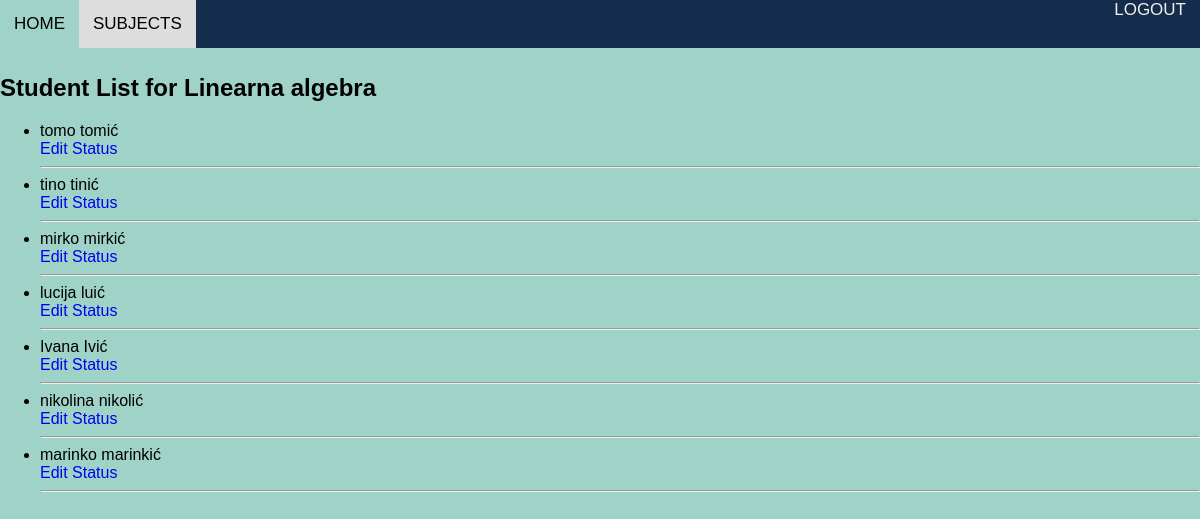
/subject/student_list/1/ (signed in), run on an earlier commit of the app's database.
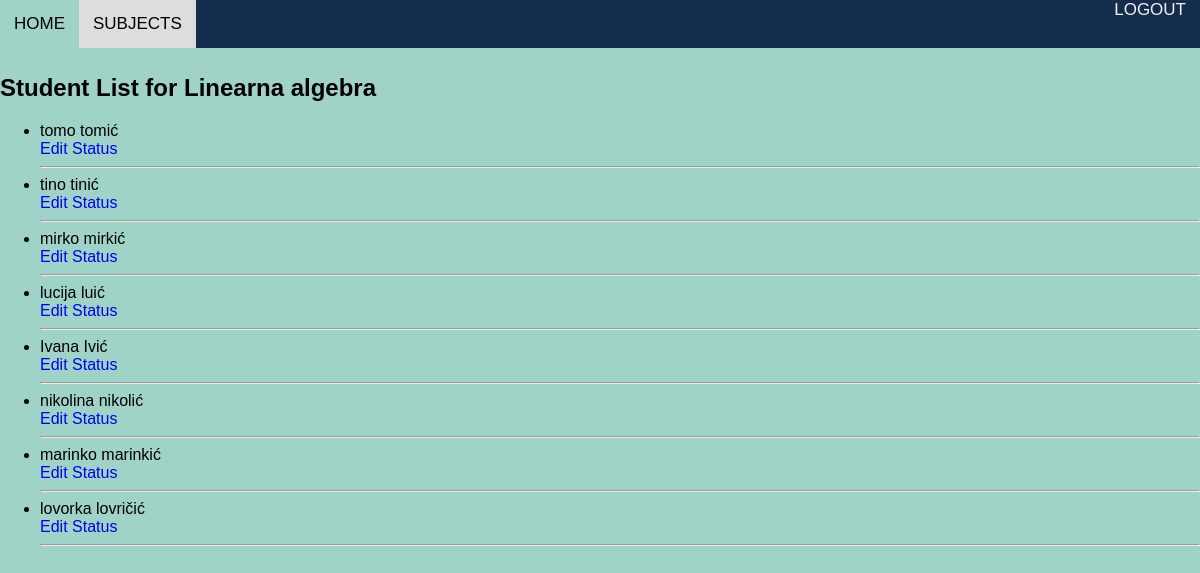
And on a later commit of the database.
### EnrollmentApp/models.py (models this page shows, shortened)
class Korisnici(AbstractUser):
    class RoleChoices(Enum):
        ADMINISTRATOR = 'administrator'
        PROFESOR = 'profesor'
        STUDENT = 'student'
    class StatusChoices(Enum):
        NONE = 'none'
        REDOVAN = 'redovan'
        IZVANREDAN = 'izvanredan'
    role = models.CharField(max_length=20, choices=[(role.value, role.name) for role in RoleChoices])
    status = models.CharField(max_length=20, choices=[(status.value, status.name) for status in StatusChoices])
    user_permissions = models.ManyToManyField(
        Permission,
        verbose_name='user permissions',
        blank=True,
        related_name='korisnici_set'
    )
    groups = models.ManyToManyField(
        'auth.Group',
        verbose_name='groups',
        blank=True,
        related_name='korisnici_set'
    )

### EnrollmentApp/views.py (the view)
# urls.py: path('subject/student_list/<int:subject_id>/', views.subject_student_list, name='subject_student_list'),
@login_required
@user_passes_test(check_professor)
def subject_student_list(request, subject_id):
    subject = get_object_or_404(Predmeti, id=subject_id)
    enrollments = StudentEnrollment.objects.filter(subject=subject)
    students = [enrollment.student for enrollment in enrollments]
    context = {
        'subject': subject,
        'students': students
    }
    return render(request, 'subject_student_list.html', context)

### EnrollmentApp/views.py (called while the page is built)
def check_professor(user):
     return user.role == 'profesor'

### EnrollmentApp/templates/subject_student_list.html (shortened to what this page needs)
{% load static %}
<!DOCTYPE html>
<html>
<head>
    <link rel="stylesheet" type="text/css" href="{% static 'css/style.css' %}">
</head>
<body>
    <nav>
        <div class="nav-left">
            <a href="{% url 'success' %}">HOME</a>
            <a href="{% url 'professor_subjects' %}" class="current">SUBJECTS</a>
        </div>
        <div class="nav-right">
            <a href="{% url 'logout' %}" class="logout">LOGOUT</a>
        </div>
    </nav>
    <br>
    <br>
    <br>
    <h2>Student List for {{ subject.name }}</h2>
    {% if students %}
    <ul>
        {% for student in students %}
            <li>{{ student.first_name }} {{ student.last_name }}</li>
            <a href="{% url 'edit_status' subject.id student.id %}" class="list">Edit Status</a>
            <hr>
        {% endfor %}
    </ul>
    {% else %}
    <p>No students enrolled in this subject.</p>
    {% endif %}
</body>
</html>

What changed in the data, as far as the page shows it:
added Korisnici: first_name "lovorka", last_name "lovričić"
